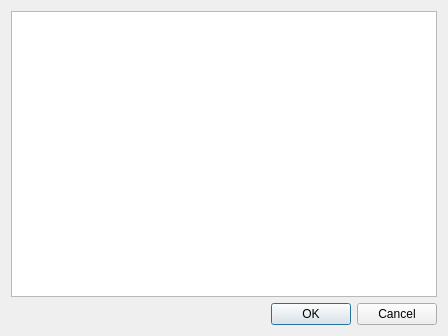
<?xml version="1.0" encoding="UTF-8"?>
<ui version="4.0">
 <class>RemoveFromPlaylistDialog</class>
 <widget class="QDialog" name="RemoveFromPlaylistDialog">
  <property name="geometry">
   <rect>
    <x>0</x>
    <y>0</y>
    <width>448</width>
    <height>336</height>
   </rect>
  </property>
  <property name="windowTitle">
   <string>Remove song from playlist...</string>
  </property>
  <layout class="QGridLayout" name="gridLayout">
   <item row="0" column="0">
    <widget class="QTableView" name="songView"/>
   </item>
   <item row="1" column="0">
    <widget class="QDialogButtonBox" name="buttonBox">
     <property name="orientation">
      <enum>Qt::Horizontal</enum>
     </property>
     <property name="standardButtons">
      <set>QDialogButtonBox::Cancel|QDialogButtonBox::Ok</set>
     </property>
    </widget>
   </item>
  </layout>
 </widget>
 <resources/>
 <connections>
  <connection>
   <sender>buttonBox</sender>
   <signal>accepted()</signal>
   <receiver>RemoveFromPlaylistDialog</receiver>
   <slot>accept()</slot>
   <hints>
    <hint type="sourcelabel">
     <x>248</x>
     <y>254</y>
    </hint>
    <hint type="destinationlabel">
     <x>157</x>
     <y>274</y>
    </hint>
   </hints>
  </connection>
  <connection>
   <sender>buttonBox</sender>
   <signal>rejected()</signal>
   <receiver>RemoveFromPlaylistDialog</receiver>
   <slot>reject()</slot>
   <hints>
    <hint type="sourcelabel">
     <x>316</x>
     <y>260</y>
    </hint>
    <hint type="destinationlabel">
     <x>286</x>
     <y>274</y>
    </hint>
   </hints>
  </connection>
 </connections>
</ui>
